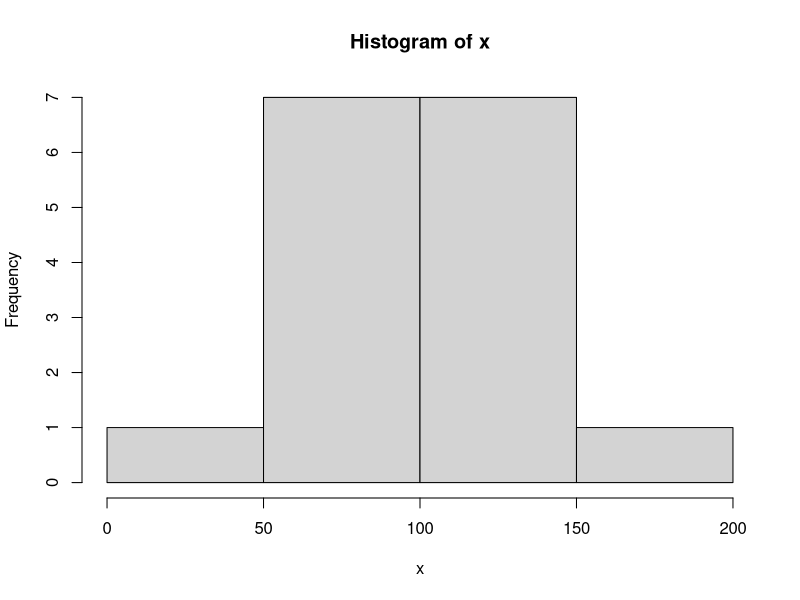
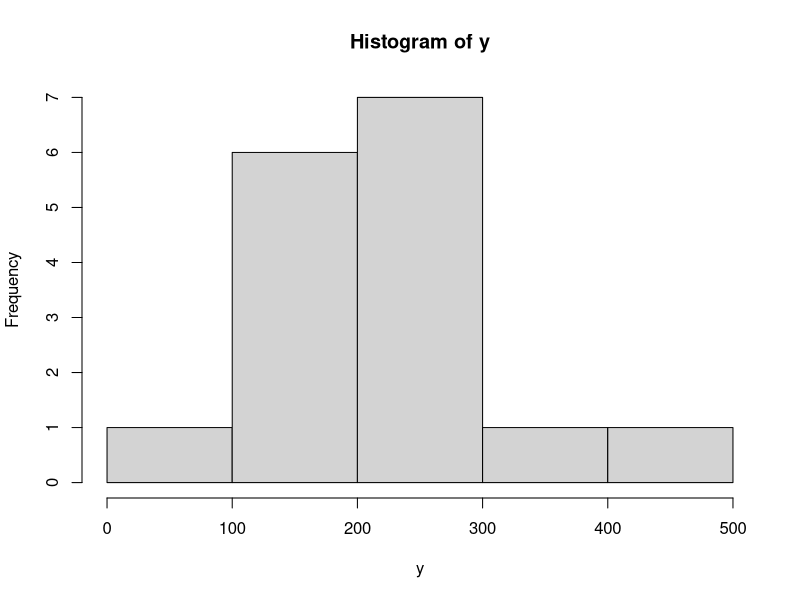
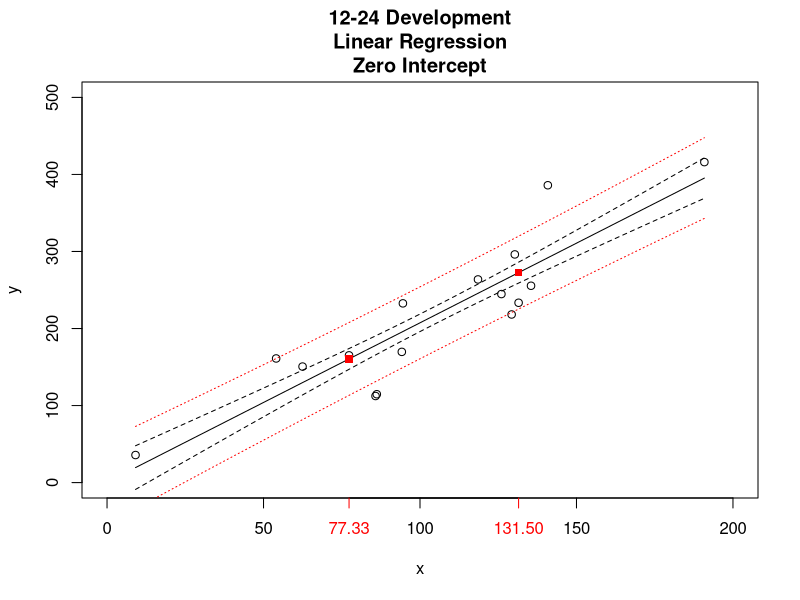

These figures' R source, in order:
# WtdAvgIllustration

#=======
alpha = 1
NC <- 16

sigma1 = 4
sigma2 = 3

#=======
set.seed(12345)
x <- round(100 + rnorm(NC, 0, 50), sigma1)
ndx <- which(x <= 0)
while (n <- length(ndx)) {
  x[ndx] <- round(100 + rnorm(n, 0, 50), sigma1)
  ndx <- which(x <= 0)
}
hist(x)

newxs <- round(quantile(x, c(.2, .8)), 2)

y <- round(2 * x + rnorm(NC, 0, sqrt(x) * sigma1), 2) # rounded
ndx <- which(y <= 0)
while (n <- length(ndx)) {
  y[ndx] <- round(2 * x[ndx] + rnorm(n, 0, sqrt(x[ndx]) * sigma1), 2)
  ndx <- which(y <= 0)
}
hist(y)


# linear regressionn with intercept
# Code from predict.lm help example
#predict(lm(y ~ x))
plot(x, y, ylim=c(0, round(max(y)*1.2, -floor(log10(max(y))))), 
     xlim=c(0, round(max(x)*1.2, -floor(log10(max(x)))))
#     , main = "12-24 Mo Development\nWith Intercept")
      , main = "12-24 Development\nLinear Regression\nZero Intercept")
L <- lm(y ~ x)
#L <- lm(y ~ x + 0)
xseq <- seq(min(x), max(x), length.out = 100)
new <- data.frame(x = xseq)
yseq <- predict(L, new)
lines(xseq, yseq)
points(newxs, predict(L, data.frame(x=newxs)), 
       col = "red", pch = 15)
axis(1, at = newxs, col.ticks = "red", col.axis = "red")
#predict(lm(y ~ x), new, se.fit = TRUE)
pred.w.clim <- predict(L, new, interval = "confidence")
OneSEconf <- (pred.w.clim[,3] - pred.w.clim[,1]) / qt(.975, summary(L)$df[2])
#lines(xseq, (yseq + parrx), lty = "dashed")
#lines(xseq, (yseq - parrx), lty = "dashed")
#lines(xseq, pred.w.clim[,"upr"], lty = "dashed")
#lines(xseq, pred.w.clim[,"lwr"], lty = "dashed")
lines(xseq, pred.w.clim[,"fit"] + OneSEconf, lty = "dashed")
lines(xseq, pred.w.clim[,"fit"] - OneSEconf, lty = "dashed")
pred.w.plim <- predict(L, new, interval = "prediction")
OneSEpred <- (pred.w.plim[,3] - pred.w.plim[,1]) / qt(.975, summary(L)$df[2])
lines(xseq, pred.w.plim[,"fit"] + OneSEpred, lty = "dotted", col = "red")
lines(xseq, pred.w.plim[,"fit"] - OneSEpred, lty = "dotted", col = "red")
#lines(xseq, pred.w.plim[,"upr"], lty = "dotted", col = "red")
#lines(xseq, pred.w.plim[,"lwr"], lty = "dotted", col = "red")
#matplot(new$x, cbind(pred.w.clim, pred.w.plim[,-1]),
#        lty = c(1,2,2,3,3), type = "l", # ylab = "predicted y",
#        col = c("black", "black", "black", "red", "red"),
#        main = "12-24 Mo Development\nWith Intercept",
#        xlab = "x", ylab = "y",
#        ylim=c(0, round(max(y)*1.2, -floor(log10(max(y))))), 
#        xlim=c(0, round(max(x)*1.2, -floor(log10(max(x))))))
#
# EXPORT AS PNG, RED CURVE LOOKS BETTER THAN AS JPG width=620, height=502